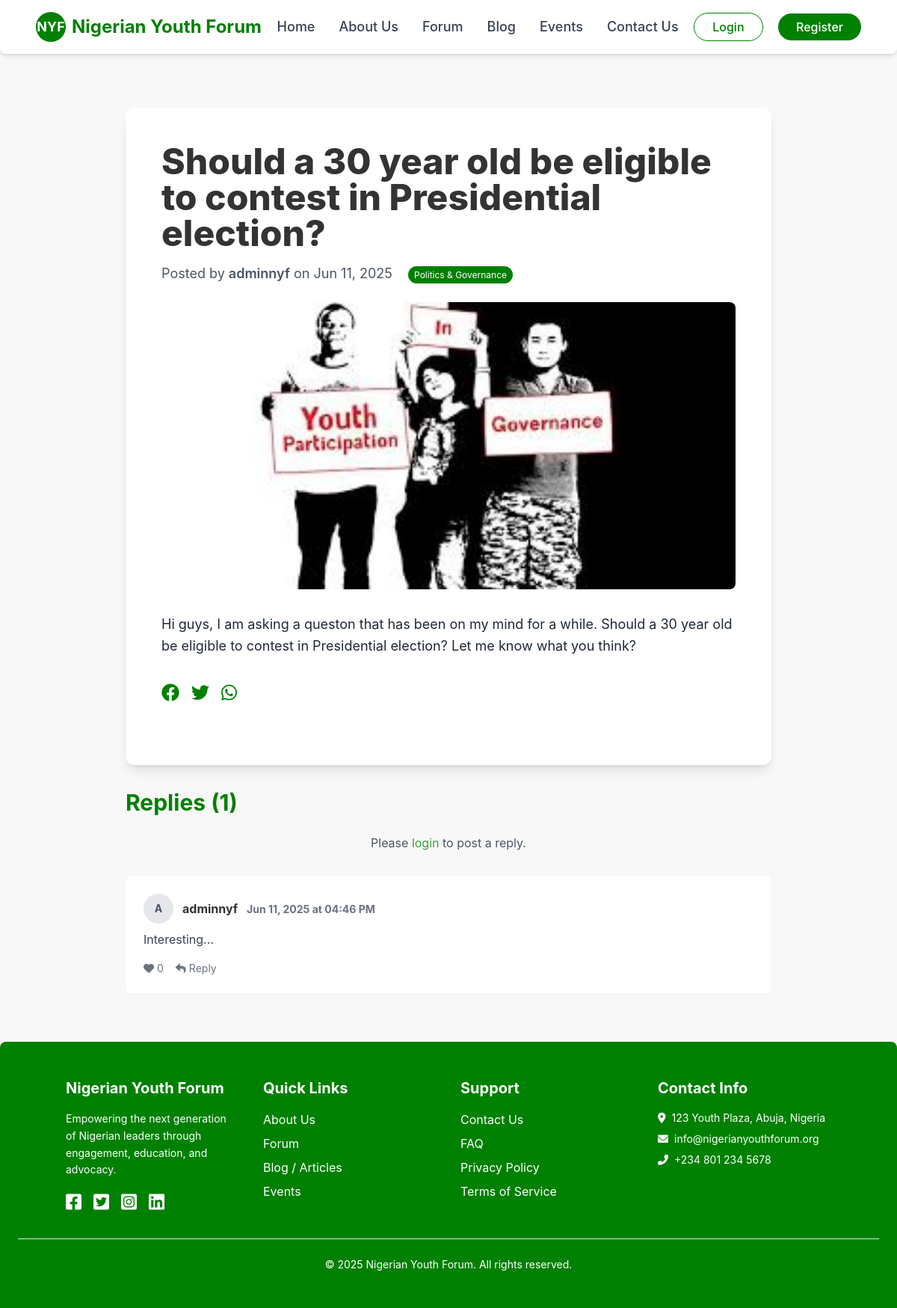
/forum/1/, run on an earlier commit of the app's database.
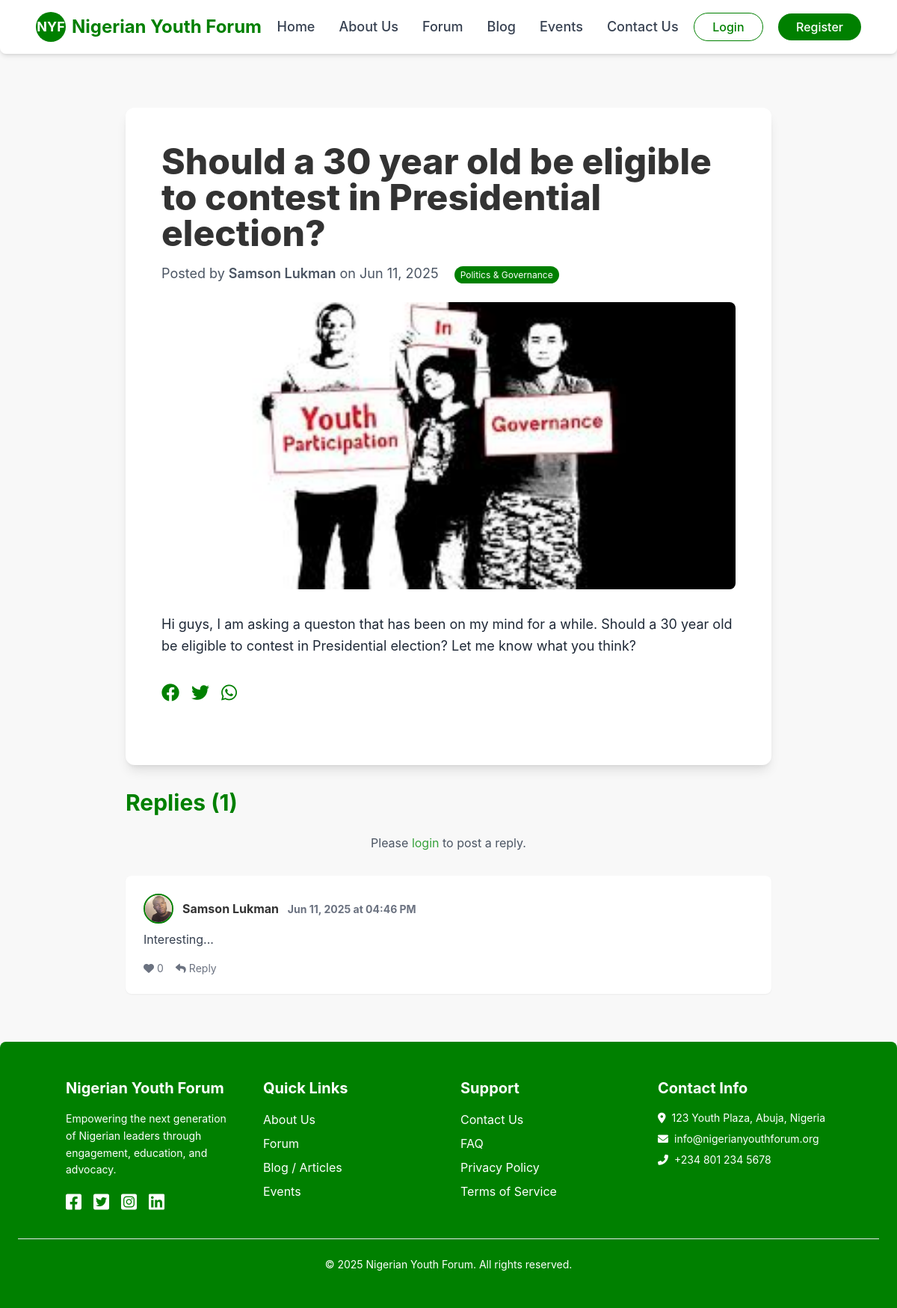
And on a later commit of the database.
### app/models.py (models this page shows, shortened)
class ForumThread(models.Model):
    title = models.CharField(max_length=255)
    content = models.TextField(blank=True, null=True) # Initial post content
    author = models.ForeignKey(User, on_delete=models.CASCADE, related_name='forum_threads')
    image = models.ImageField(upload_to='forum/', blank=True, null=True)
    category = models.CharField(
        max_length=50,
        choices=[
            ('politics', 'Politics & Governance'),
            ('youth_empowerment', 'Youth Empowerment'),
            ('events_announcements', 'Events & Announcements'),
            ('general', 'General Discussion'),
        ],
        default='general'
    )
    created_at = models.DateTimeField(auto_now_add=True)
    updated_at = models.DateTimeField(auto_now=True)
    class Meta:
        ordering = ['-updated_at'] # Most recently active threads first

class User(AbstractUser):
    phone_number = models.CharField(max_length=15, blank=True, null=True)
    bio = models.TextField(blank=True, null=True)
    profile_pics = models.ImageField(upload_to='profile_pics/', blank=True, null=True,
                                     help_text="User's profile picture.")

class ThreadReply(models.Model):
    thread = models.ForeignKey(ForumThread, on_delete=models.CASCADE, related_name='replies')
    author = models.ForeignKey(User, on_delete=models.CASCADE, related_name='thread_replies')
    content = models.TextField()
    created_at = models.DateTimeField(auto_now_add=True)
    parent_reply = models.ForeignKey('self', on_delete=models.CASCADE, null=True, blank=True, related_name='children') # For nested replies
    class Meta:
        ordering = ['created_at']
        verbose_name_plural = "Thread Replies"

### app/views.py (the view, shortened to what this page needs)
# urls.py: path('forum/<int:thread_id>/', views.forum_detail_view, name='forum_detail'),
def forum_detail_view(request, thread_id):
    thread = get_object_or_404(ForumThread, id=thread_id)
    replies = thread.replies.all() # Fetch all replies for the thread
    initial_data = {}
    reply_form = ThreadReplyForm(initial=initial_data)
    context = {
        'thread': thread,
        'replies': replies,
        'reply_form': reply_form,
    }
    return render(request, 'app/forum_detail.html', context)

### app/templates/app/forum_detail.html (shortened to what this page needs)
{% extends 'app/layout.html' %}
{% block content %}
    <div class="container mx-auto px-4 py-16 max-w-4xl">
        <div class="bg-white rounded-xl shadow-lg p-8 md:p-12 mb-8">
            <h1 class="text-4xl md:text-5xl font-extrabold text-dark-text mb-4 leading-tight">{{ thread.title }}</h1>
            <p class="text-lg text-gray-600 mb-6">
                Posted by <span class="font-semibold">{{ thread.author.get_full_name|default:thread.author.username }}</span> on {{ thread.created_at|date:"M d, Y" }}
                <span class="bg-primary-green text-white text-xs px-2 py-1 rounded-full ml-4">{{ thread.get_category_display }}</span>
            </p>
            {% if thread.image %}
                <img src="{{ thread.image.url }}" alt="{{ thread.title }} Image" class="w-full h-auto rounded-lg mb-8 object-cover max-h-96">
            {% endif %}
            <div class="prose max-w-none text-gray-800 leading-relaxed text-lg mb-8">
                {{ thread.content|linebreaksbr }}
            </div>
            <div class="flex items-center space-x-4 mb-8">
                <button class="text-primary-green hover:text-secondary-green transition-colors text-2xl"><i class="fab fa-facebook"></i></button>
                <button class="text-primary-green hover:text-secondary-green transition-colors text-2xl"><i class="fab fa-twitter"></i></button>
                <button class="text-primary-green hover:text-secondary-green transition-colors text-2xl"><i class="fab fa-whatsapp"></i></button>
            </div>
        </div>
        <div class="mt-8">
            <h2 class="text-3xl font-bold text-primary-green mb-6">Replies ({{ replies.count }})</h2>
            {% if user.is_authenticated %}
            <div id="main-reply-form-container" class="bg-off-white p-6 rounded-lg mb-8 shadow-sm">
                <h3 id="reply-form-heading" class="text-xl font-semibold text-dark-text mb-4">Post a Reply</h3>
                <form id="reply-form" method="post" action="{% url 'forum_detail' thread_id=thread.id %}">
                    {% csrf_token %}
                    {{ reply_form.content }}
                    {{ reply_form.parent_reply }}
                    <input type="hidden" name="submit_reply" value="true">
                    <button type="submit" class="mt-4 bg-primary-green text-white px-6 py-3 rounded-full hover:bg-secondary-green transition-colors font-medium">Submit Reply</button>
                    <button type="button" id="cancel-reply" class="hidden ml-2 bg-gray-400 text-white px-6 py-3 rounded-full hover:bg-gray-500 transition-colors font-medium">Cancel Reply</button>
                </form>
                {% if reply_form.errors %}
                    <ul class="text-red-500 text-sm mt-2">
                        {% for field, errors in reply_form.errors.items %}
                            {% for error in errors %}
                                <li>{{ field|title }}: {{ error }}</li>
                            {% endfor %}
                        {% endfor %}
                    </ul>
                {% endif %}
            </div>
            {% else %}
            <p class="text-center text-gray-600 mb-8">Please <a href="{% url 'login' %}" class="text-secondary-green hover:underline">login</a> to post a reply.</p>
            {% endif %}
            <div class="space-y-6">
                {% for reply in replies %}
                    {% if not reply.parent_reply %}
                        {% include 'app/reply_card.html' with reply=reply %}
                    {% endif %}
                {% endfor %}
            </div>
        </div>
    </div>
{% endblock %}

### app/templates/app/reply_card.html
<div class="bg-white p-6 rounded-lg shadow-sm {% if is_child %}ml-8 border-l-4 border-primary-green{% endif %}">
    <div class="flex items-center mb-2">
        {% if reply.author.profile_pics %}
            <img src="{{ reply.author.profile_pics.url }}" alt="{{ reply.author.username }}" class="w-10 h-10 rounded-full object-cover mr-3 border-2 border-primary-green">
        {% else %}
            <div class="w-10 h-10 rounded-full bg-gray-200 flex items-center justify-center text-gray-600 text-sm font-bold mr-3">{{ reply.author.username|slice:":1"|upper }}</div>
        {% endif %}
        <p class="font-bold text-dark-text">{{ reply.author.get_full_name|default:reply.author.username }} <span class="text-gray-500 text-sm ml-2">{{ reply.created_at|date:"M d, Y" }} at {{ reply.created_at|time:"h:i A" }}</span></p>
    </div>
    <p class="mt-2 text-gray-700 leading-relaxed">{{ reply.content|linebreaksbr }}</p>
    <div class="mt-4 flex space-x-4 text-sm">
        {% if user.is_authenticated %}
            <button class="like-button flex items-center space-x-1 {% if user in reply.likes.all %}text-red-500{% else %}text-gray-500{% endif %} hover:text-red-600 transition-colors" data-reply-id="{{ reply.id }}" data-liked="{% if user in reply.likes.all %}true{% else %}false{% endif %}">
                <i class="fas fa-heart"></i>
                <span class="like-count">{{ reply.likes.count }}</span>
            </button>
            <button class="reply-to-button text-primary-green hover:text-secondary-green flex items-center space-x-1" data-reply-id="{{ reply.id }}" data-author-username="{{ reply.author.username }}">
                <i class="fas fa-reply"></i>
                <span>Reply</span>
            </button>
        {% else %}
            <span class="flex items-center space-x-1 text-gray-500">
                <i class="fas fa-heart"></i>
                <span>{{ reply.likes.count }}</span>
            </span>
            <span class="text-gray-500 flex items-center space-x-1"><i class="fas fa-reply"></i> <span>Reply</span></span>
        {% endif %}
    </div>
</div>

What changed in the data, as far as the page shows it:
changed through a linked row, ForumThread "Politics & Governance": author.get_full_name "adminnyf" → "Samson Lukman"
changed through a linked row, ThreadReply "04:46 PM": author.profile_pics: picture added; author.get_full_name "adminnyf" → "Samson Lukman"; author.username "A" → (not shown)
